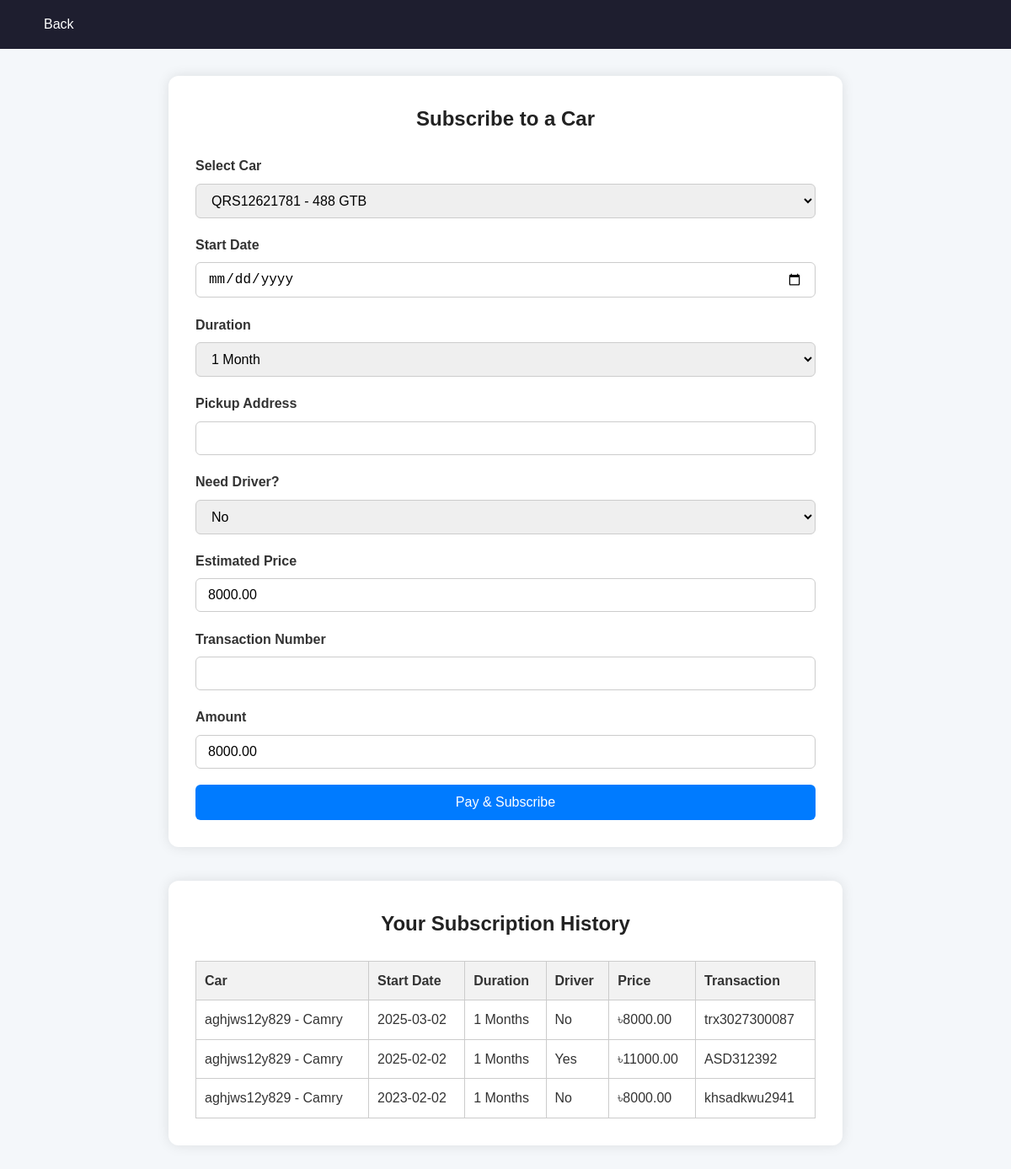
Page /subscribe_form.php (signed in) on the committed database.
### tables this page shows
CREATE TABLE `subscriptions` (
  `id` int(11) NOT NULL,
  `user_id` int(11) NOT NULL,
  `car_id` int(11) NOT NULL,
  `start_date` date NOT NULL,
  `duration_months` int(11) NOT NULL,
  `address` varchar(255) NOT NULL,
  `driver_required` enum('yes','no') NOT NULL,
  `price` decimal(10,2) NOT NULL,
  `transaction_number` varchar(100) NOT NULL,
  `created_at` timestamp NOT NULL DEFAULT current_timestamp()
);

CREATE TABLE `cars` (
  `id` int(11) NOT NULL,
  `registrationNumber` varchar(50) NOT NULL,
  `category` varchar(50) DEFAULT NULL,
  `seatCapacity` int(11) DEFAULT NULL,
  `make` varchar(50) DEFAULT NULL,
  `year` varchar(10) DEFAULT NULL,
  `model` varchar(50) DEFAULT NULL,
  `created_at` timestamp NOT NULL DEFAULT current_timestamp(),
  `is_rented` tinyint(1) DEFAULT 0,
  `rented_by` int(11) DEFAULT NULL,
  `fixed_rate` decimal(10,2) NOT NULL DEFAULT 1000.00
);

### car_data.php (the view, shortened to what this page needs)
<?php
$conn = new mysqli("localhost", "root", "", "carrus");
$sql = "SELECT id, registrationNumber, model FROM cars WHERE is_rented = 0";
$result = $conn->query($sql);
while ($row = $result->fetch_assoc()) {
  echo "<option value='{$row['id']}'>{$row['registrationNumber']} - {$row['model']}</option>";
}
?>

### subscribe_form.php (shortened to what this page needs)
<!DOCTYPE html>
<html lang="en">
<head>
  <link rel="stylesheet" href="carrusCSS/subscribe.css" />
</head>
<body>
  <nav class="navbar">
    <div class="nav-links">
      <a href="./home.html">Back</a>
    </div>
  </nav>
  <div class="main-content">
    <div class="container">
      <h2>Subscribe to a Car</h2>
      <form id="subscription-form">
        <div class="form-group">
          <label for="car">Select Car</label>
          <select id="car" name="car_id" required>
            <?php include('car_data.php'); ?>
          </select>
        </div>
        <div class="form-group">
          <label for="start-date">Start Date</label>
          <input type="date" id="start-date" name="startDate" required />
        </div>
        <div class="form-group">
          <label for="duration">Duration</label>
          <select id="duration" name="duration" required>
            <option value="1">1 Month</option>
          </select>
        </div>
        <div class="form-group">
          <label for="address">Pickup Address</label>
          <input type="text" id="address" name="address" required />
        </div>
        <div class="form-group">
          <label for="driver">Need Driver?</label>
          <select id="driver" name="driver">
            <option value="no">No</option>
          </select>
        </div>
        <div class="form-group">
          <label for="price">Estimated Price</label>
          <input type="text" id="price" name="price" readonly />
        </div>
        <div class="form-group">
          <label for="transaction-number">Transaction Number</label>
          <input type="text" id="transaction-number" name="transaction" required />
        </div>
        <div class="form-group">
          <label for="amount">Amount</label>
          <input type="text" id="amount" readonly />
        </div>
        <button type="submit">Pay & Subscribe</button>
      </form>
    </div>
  </div>
  <div class="container subscription-history">
    <h2>Your Subscription History</h2>
    <?php include('subscription_history.php'); ?>
  </div>
</body>
</html>

### subscription_history.php (shortened to what this page needs)
<?php
$conn = new mysqli("localhost", "root", "", "carrus");
$userId = $_SESSION['user_id'] ?? null;
$sql = "SELECT s.*, c.registrationNumber, c.model
        FROM subscriptions s
        JOIN cars c ON s.car_id = c.id
        WHERE s.user_id = ?
        ORDER BY s.start_date DESC";
$stmt = $conn->prepare($sql);
$stmt->bind_param("i", $userId);
$stmt->execute();
$result = $stmt->get_result();
if ($result->num_rows === 0) {
  echo "<p>No subscriptions found.</p>";
} else {
  echo "<table class='subscription-table'>
          <tr>
            <th>Car</th>
            <th>Start Date</th>
            <th>Duration</th>
            <th>Driver</th>
            <th>Price</th>
            <th>Transaction</th>
          </tr>";
  while ($row = $result->fetch_assoc()) {
    echo "<tr>
            <td>{$row['registrationNumber']} - {$row['model']}</td>
            <td>{$row['start_date']}</td>
            <td>{$row['duration_months']} Months</td>
            <td>" . ($row['driver_required'] === 'yes' ? 'Yes' : 'No') . "</td>
            <td>৳{$row['price']}</td>
            <td>{$row['transaction_number']}</td>
          </tr>";
  }
  echo "</table>";
}
?>

### carrusCSS/subscribe.css (style rules this page uses)
* { margin: 0; padding: 0; box-sizing: border-box; }
body { font-family: 'Poppins', sans-serif; background-color: #f4f7fa; color: #333; line-height: 1.6; }
.navbar { display: flex; justify-content: space-between; align-items: center; background-color: #1e1e2f; padding: 1rem 2rem; }
.nav-links a { color: white; text-decoration: none; font-weight: 500; margin-left: 20px; }
.container { background-color: white; margin: 2rem auto; padding: 2rem; max-width: 800px; border-radius: 12px; box-shadow: 0 0 15px rgba(0, 0, 0, 0.1); }
h2 { text-align: center; margin-bottom: 1.5rem; color: #222; }
.form-group { margin-bottom: 1.2rem; }
label { display: block; font-weight: 600; margin-bottom: 0.5rem; }
input, select { width: 100%; padding: 10px 14px; border: 1px solid #ccc; border-radius: 6px; font-size: 16px; }
button { display: block; width: 100%; background-color: #007bff; color: white; padding: 0.75rem; font-size: 16px; border: none; border-radius: 6px; cursor: pointer; margin-top: 1rem; transition: background-color 0.3s ease; }
.subscription-history { margin-top: 2.5rem; }
.subscription-history table { width: 100%; border-collapse: collapse; }
.subscription-history th, .subscription-history td { padding: 10px; border: 1px solid #ccc; text-align: left; }
.subscription-history th { background-color: #f2f2f2; }

### rows in the picture
subscriptions: car.registrationNumber "aghjws12y829", car.model "Camry", start_date "2025-03-02", duration_months "1", driver_required "No", price "8000.00", transaction_number "trx3027300087"
subscriptions: car.registrationNumber "aghjws12y829", car.model "Camry", start_date "2025-02-02", duration_months "1", driver_required "Yes", price "11000.00", transaction_number "ASD312392"
subscriptions: car.registrationNumber "aghjws12y829", car.model "Camry", start_date "2023-02-02", duration_months "1", driver_required "No", price "8000.00", transaction_number "khsadkwu2941"

### other values in the picture
form field car_id "QRS12621781 - 488 GTB"
